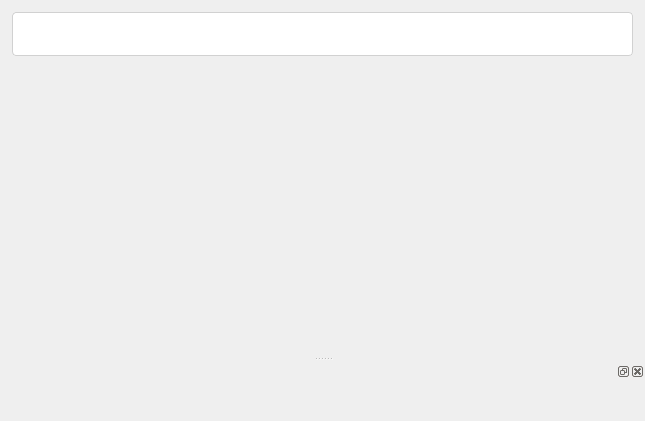
<?xml version="1.0" encoding="UTF-8"?>
<ui version="4.0">
 <class>MainWindow</class>
 <widget class="QMainWindow" name="MainWindow">
  <property name="geometry">
   <rect>
    <x>0</x>
    <y>0</y>
    <width>645</width>
    <height>421</height>
   </rect>
  </property>
  <property name="contextMenuPolicy">
   <enum>Qt::PreventContextMenu</enum>
  </property>
  <property name="windowTitle">
   <string/>
  </property>
  <widget class="QWidget" name="centralWidget">
   <layout class="QVBoxLayout" name="verticalLayout">
    <property name="spacing">
     <number>8</number>
    </property>
    <property name="leftMargin">
     <number>12</number>
    </property>
    <property name="topMargin">
     <number>12</number>
    </property>
    <property name="rightMargin">
     <number>12</number>
    </property>
    <property name="bottomMargin">
     <number>12</number>
    </property>
    <item>
     <widget class="Utils::FilterLineEdit" name="searchBar">
      <property name="styleSheet">
       <string notr="true">QLineEdit {
    border-radius: 4px;
    border: 1px solid #D1D1D1;
    padding: 5px 8px;
    background-color: #FFFFFF;
    min-height: 32px;
}
QLineEdit:focus {
    border: 1px solid #0078D4;
}</string>
      </property>
      <property name="minimumSize">
       <size>
        <width>0</width>
        <height>32</height>
       </size>
      </property>
     </widget>
    </item>
    <item>
     <widget class="TabWidget" name="tabWidget" native="true">
      <property name="sizePolicy">
       <sizepolicy hsizetype="Preferred" vsizetype="Preferred">
        <horstretch>0</horstretch>
        <verstretch>1</verstretch>
       </sizepolicy>
      </property>
      <property name="styleSheet">
       <string notr="true">QTabBar::tab {
    border-radius: 4px;
    padding: 6px 16px;
    margin-right: 4px;
}
QTabBar::tab:selected {
    background-color: #0078D4;
    color: #FFFFFF;
}
QScrollBar {
    border: none;
    background: transparent;
    width: 8px;
    margin: 0;
}
QScrollBar::handle {
    background: #C0C0C0;
    border-radius: 4px;
    min-height: 24px;
}
QScrollBar::handle:hover {
    background: #A0A0A0;
}
QToolBar {
    border: none;
    spacing: 8px;
}
QToolButton {
    border-radius: 4px;
    padding: 4px 8px;
    min-height: 32px;
}
QToolButton:hover {
    background-color: #E5E5E5;
}</string>
      </property>
     </widget>
    </item>
   </layout>
  </widget>
  <widget class="QDockWidget" name="dockWidgetItemPreview">
   <attribute name="dockWidgetArea">
    <number>8</number>
   </attribute>
   <widget class="QWidget" name="dockWidgetItemPreviewContents">
    <layout class="QVBoxLayout" name="verticalLayout_2">
     <property name="spacing">
      <number>0</number>
     </property>
     <property name="leftMargin">
      <number>0</number>
     </property>
     <property name="topMargin">
      <number>0</number>
     </property>
     <property name="rightMargin">
      <number>0</number>
     </property>
     <property name="bottomMargin">
      <number>0</number>
     </property>
     <item>
      <widget class="QScrollArea" name="scrollAreaItemPreview">
       <property name="frameShape">
        <enum>QFrame::NoFrame</enum>
       </property>
       <property name="frameShadow">
        <enum>QFrame::Plain</enum>
       </property>
       <property name="lineWidth">
        <number>0</number>
       </property>
       <property name="widgetResizable">
        <bool>true</bool>
       </property>
       <property name="styleSheet">
        <string notr="true">QScrollBar {
    border: none;
    background: transparent;
    width: 8px;
    margin: 0;
}
QScrollBar::handle {
    background: #C0C0C0;
    border-radius: 4px;
    min-height: 24px;
}
QScrollBar::handle:hover {
    background: #A0A0A0;
}</string>
       </property>
       <widget class="QWidget" name="scrollAreaWidgetContents">
        <property name="geometry">
         <rect>
          <x>0</x>
          <y>0</y>
          <width>645</width>
          <height>58</height>
         </rect>
        </property>
       </widget>
      </widget>
     </item>
    </layout>
   </widget>
  </widget>
 </widget>
 <layoutdefault spacing="8" margin="12"/>
 <customwidgets>
  <customwidget>
   <class>TabWidget</class>
   <extends>QWidget</extends>
   <header>gui/tabwidget.h</header>
   <container>1</container>
  </customwidget>
  <customwidget>
   <class>Utils::FilterLineEdit</class>
   <extends>QLineEdit</extends>
   <header>gui/filterlineedit.h</header>
  </customwidget>
 </customwidgets>
 <resources/>
 <connections/>
</ui>
